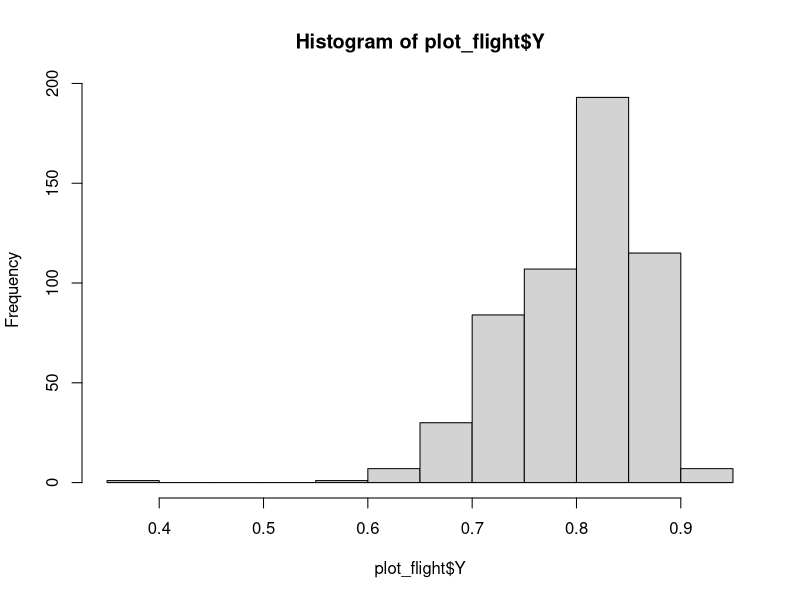

Reproduce this figure in R.
library(dplyr)
library(ggplot2)

flight = read.csv("flight.csv", header=TRUE)

phenos_correct = flight %>% 
  na.omit() %>%
  group_by(Set,Sex,Treatment) %>%
  filter(Mito %in% c("yak","sm21") & Build=="A" | Build=="parental") %>%
  summarize(Set_adj = mean(Y))

##Get across set correction term
pos_correct = flight %>% 
  na.omit() %>%
  group_by(Treatment,Sex) %>%
  summarise(Pos_adj = mean(Y))

##Apply correction terms and filter out parentals and set0
flight_adj =  flight %>% 
  inner_join(phenos_correct, join_by(Set,Sex,Treatment)) %>%
  inner_join(pos_correct,join_by(Treatment,Sex)) %>%
  mutate(Y_adj = (Y-Set_adj)+Pos_adj)

plot_flight = flight_adj %>%
  group_by(Mito,Nuc,Set,Sex,Treatment,Build) %>%
  summarise(Y = mean(Y_adj))

hist(plot_flight$Y)
  
write.csv(flight_adj,"flight_adj.csv",row.names = FALSE,quote = FALSE)
